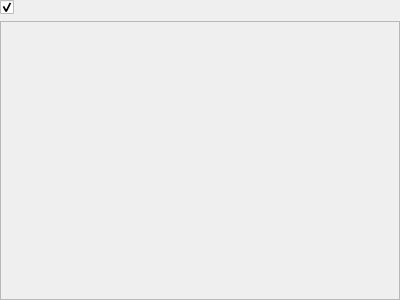
<ui version="4.0" >
 <class>QShowHideWidgetBase</class>
 <widget class="QWidget" name="QShowHideWidgetBase" >
  <property name="geometry" >
   <rect>
    <x>0</x>
    <y>0</y>
    <width>400</width>
    <height>300</height>
   </rect>
  </property>
  <property name="windowTitle" >
   <string>Form</string>
  </property>
  <layout class="QVBoxLayout" >
   <property name="margin" >
    <number>0</number>
   </property>
   <property name="spacing" >
    <number>6</number>
   </property>
   <item>
    <widget class="QCheckBox" name="m_checkBox" >
     <property name="checked" >
      <bool>true</bool>
     </property>
    </widget>
   </item>
   <item>
    <widget class="QFrame" name="m_frame" >
     <property name="frameShape" >
      <enum>QFrame::StyledPanel</enum>
     </property>
     <property name="frameShadow" >
      <enum>QFrame::Raised</enum>
     </property>
    </widget>
   </item>
  </layout>
 </widget>
 <resources/>
 <connections>
  <connection>
   <sender>m_checkBox</sender>
   <signal>toggled(bool)</signal>
   <receiver>m_frame</receiver>
   <slot>setVisible(bool)</slot>
   <hints>
    <hint type="sourcelabel" >
     <x>106</x>
     <y>12</y>
    </hint>
    <hint type="destinationlabel" >
     <x>113</x>
     <y>90</y>
    </hint>
   </hints>
  </connection>
 </connections>
</ui>
